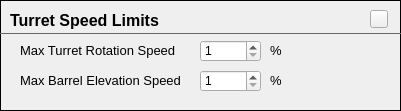
               <widget class="FrameContent" name="frmTurretSpeeds">
                <property name="geometry">
                 <rect>
                  <x>420</x>
                  <y>220</y>
                  <width>401</width>
                  <height>111</height>
                 </rect>
                </property>
                <property name="frameShape">
                 <enum>QFrame::Box</enum>
                </property>
                <property name="frameShadow">
                 <enum>QFrame::Plain</enum>
                </property>
                <widget class="QLabel" name="label_23">
                 <property name="geometry">
                  <rect>
                   <x>10</x>
                   <y>10</y>
                   <width>181</width>
                   <height>21</height>
                  </rect>
                 </property>
                 <property name="font">
                  <font>
                   <family>MS Shell Dlg 2</family>
                   <pointsize>12</pointsize>
                   <weight>75</weight>
                   <bold>true</bold>
                  </font>
                 </property>
                 <property name="styleSheet">
                  <string notr="true"/>
                 </property>
                 <property name="text">
                  <string>Turret Speed Limits</string>
                 </property>
                </widget>
                <widget class="QFrame" name="frame_8">
                 <property name="geometry">
                  <rect>
                   <x>0</x>
                   <y>23</y>
                   <width>401</width>
                   <height>20</height>
                  </rect>
                 </property>
                 <property name="styleSheet">
                  <string notr="true">color: #666;</string>
                 </property>
                 <property name="frameShape">
                  <enum>QFrame::HLine</enum>
                 </property>
                 <property name="frameShadow">
                  <enum>QFrame::Plain</enum>
                 </property>
                </widget>
                <widget class="QLabel" name="label_33">
                 <property name="geometry">
                  <rect>
                   <x>20</x>
                   <y>70</y>
                   <width>161</width>
                   <height>21</height>
                  </rect>
                 </property>
                 <property name="font">
                  <font>
                   <pointsize>10</pointsize>
                  </font>
                 </property>
                 <property name="text">
                  <string>Max Barrel Elevation Speed</string>
                 </property>
                </widget>
                <widget class="HelpButton" name="hpbTurret">
                 <property name="geometry">
                  <rect>
                   <x>370</x>
                   <y>10</y>
                   <width>18</width>
                   <height>18</height>
                  </rect>
                 </property>
                 <property name="maximumSize">
                  <size>
                   <width>18</width>
                   <height>18</height>
                  </size>
                 </property>
                 <property name="text">
                  <string/>
                 </property>
                </widget>
                <widget class="QLabel" name="label_313">
                 <property name="geometry">
                  <rect>
                   <x>20</x>
                   <y>40</y>
                   <width>161</width>
                   <height>21</height>
                  </rect>
                 </property>
                 <property name="font">
                  <font>
                   <pointsize>10</pointsize>
                  </font>
                 </property>
                 <property name="text">
                  <string>Max Turret Rotation Speed</string>
                 </property>
                </widget>
                <widget class="QSpinBox" name="spinTurretRotationSpeed">
                 <property name="geometry">
                  <rect>
                   <x>200</x>
                   <y>40</y>
                   <width>61</width>
                   <height>22</height>
                  </rect>
                 </property>
                 <property name="minimum">
                  <number>1</number>
                 </property>
                 <property name="maximum">
                  <number>100</number>
                 </property>
                </widget>
                <widget class="QLabel" name="lblSmokerIdle2_2">
                 <property name="geometry">
                  <rect>
                   <x>270</x>
                   <y>40</y>
                   <width>21</width>
                   <height>21</height>
                  </rect>
                 </property>
                 <property name="font">
                  <font>
                   <pointsize>10</pointsize>
                  </font>
                 </property>
                 <property name="text">
                  <string>%</string>
                 </property>
                </widget>
                <widget class="QLabel" name="lblSmokerIdle2_3">
                 <property name="geometry">
                  <rect>
                   <x>270</x>
                   <y>70</y>
                   <width>21</width>
                   <height>21</height>
                  </rect>
                 </property>
                 <property name="font">
                  <font>
                   <pointsize>10</pointsize>
                  </font>
                 </property>
                 <property name="text">
                  <string>%</string>
                 </property>
                </widget>
                <widget class="QSpinBox" name="spinBarrelElevationSpeed">
                 <property name="geometry">
                  <rect>
                   <x>200</x>
                   <y>70</y>
                   <width>61</width>
                   <height>22</height>
                  </rect>
                 </property>
                 <property name="minimum">
                  <number>1</number>
                 </property>
                 <property name="maximum">
                  <number>100</number>
                 </property>
                </widget>
               </widget>
